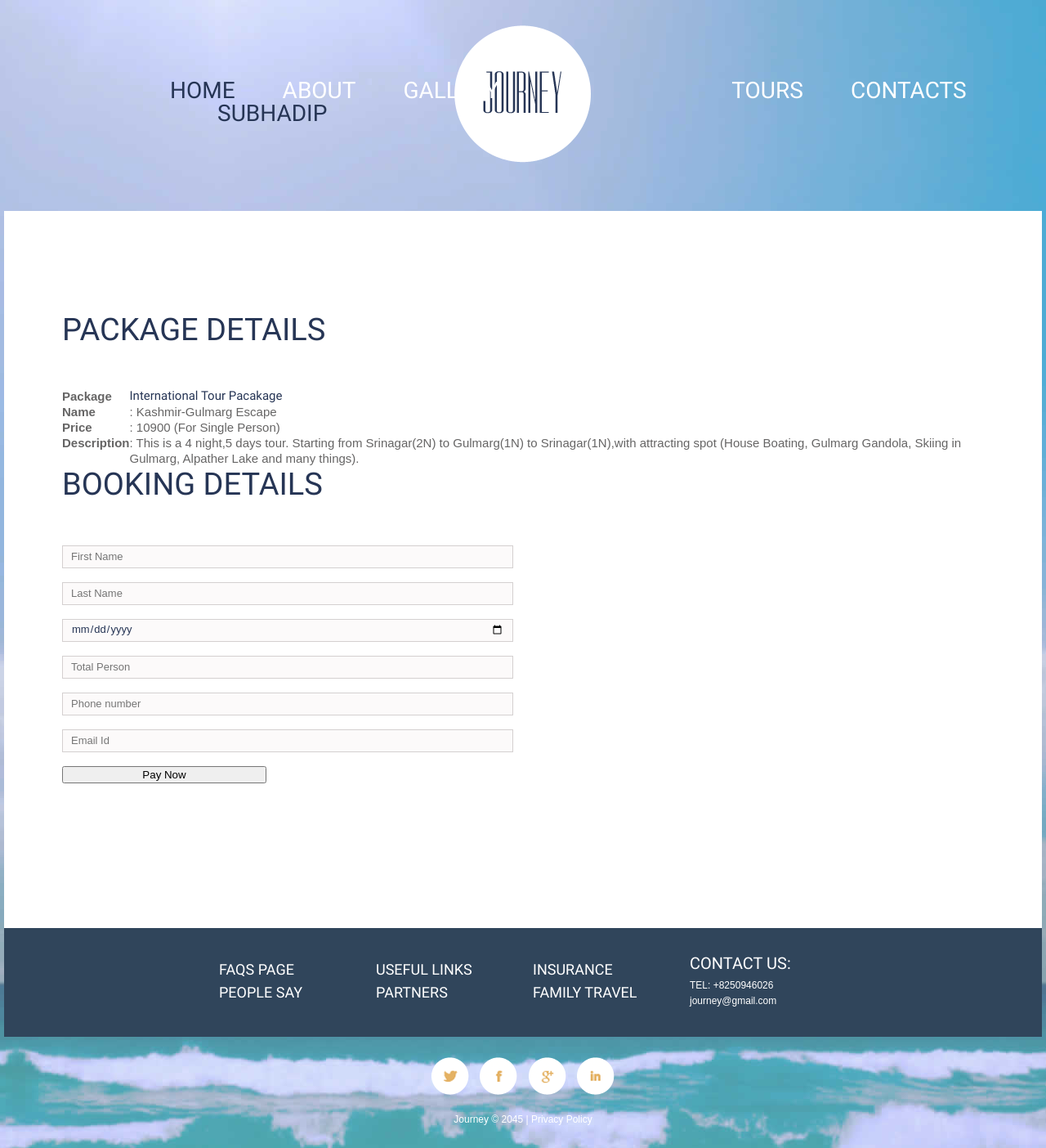
Screenshot of /booking.php?package_id=6 (signed in) with the database file from the repository.
### tables this page shows
CREATE TABLE `package` (
  `id` int(11) NOT NULL,
  `package` varchar(200) NOT NULL,
  `name` varchar(200) NOT NULL,
  `description` text NOT NULL,
  `price` int(11) NOT NULL,
  `photo` varchar(200) NOT NULL
);

### booking.php (the view, shortened to what this page needs)
<!DOCTYPE html>
<html lang="en">
<head>
<link rel="stylesheet" href="css/style.css">
<link rel="stylesheet" href="css/form.css">
</head>
<body>
<div id="wrapper" class="inner_page contacts_page">
<?php include("elements/header.php");
	if(isset($_GET['package_id']))
	{
		$package_id = $_GET['package_id'];
		$sql = "select *from package where id = ".$package_id;
		include('dbcon.php');
		$res = mysqli_query($con, $sql);
		$row = mysqli_fetch_assoc($res);
	}
?>
<div class="main">
  <div class="content">
    <div class="container_12">
		<div class="grid_12">
			<h3>Package Details</h3>
			<table>
				<tr>
					<th>Package</th>
					<td>
						<?php
						    $package = "";
							if($row['package'] == 1)
							{
								$package = "India Tour Pacakage";
							}
							else if($row['package'] == 2)
							{
								$package = "India Special Pacakage";
							}
							else if($row['package'] == 3)
							{
								$package = "International Tour Pacakage";
							}
							echo "<h1>".$package."</h1>";
						?>
					</td>
				</tr>
				<tr>
					<th>Name</th>
					<td>: <?php echo $row['name']; ?></td>
				</tr>
				<tr>
					<th>Price</th>
					<td>: <?php echo $row['price']; ?> (For Single Person)</td>
				</tr>
				<tr>
					<th>Description</th>
					<td>: <?php echo $row['description']; ?></td>
				</tr>
			</table>
		</div>
      <div class="grid_6">
        <h3>Booking Details</h3>
        <div id="form">
          <fieldset>
          <label class="First Name">
              <input type="text" placeholder="First Name" name="fname" id="fname">
              <br class="clear">
              <span class="error error-empty">*This is not a valid First Name.</span><span class="empty error-empty">*This field is required.</span> </label>
              <label class="Last Name">
              <input type="text" placeholder="Last Name" name="lname" id="lname">
              <br class="clear">
              <span class="error error-empty">*This is not a valid Last Name.</span><span class="empty error-empty">*This field is required.</span> </label>
          <label class="Booking Date">
          <input type="date" placeholder="Booking Date" name="booking_date" id="booking_date">
              <br class="clear">
              <span class="error error-empty">*This is not a valid booking date.</span><span class="empty error-empty">*This field is required.</span> </label>
            <label class="Total Person">
              <input type="numbrer" placeholder="Total Person" name="total_person" id="total_person">
              <br class="clear">
              <span class="error error-empty">*This is not a valid no of persson.</span><span class="empty error-empty">*This field is required.</span> </label>
              <label class="Phone Number">
              <input type="number" placeholder="Phone number" name="phoneno" id="phoneno">
              <br class="clear">
              <span class="error error-empty">*This is not a valid Phone number.</span><span class="empty error-empty">*This field is required.</span> </label>
              <label class="Email Id">
              <input type="text" placeholder="Email Id" name="emailid" id="emailid">
              <br class="clear">
              <span class="error error-empty">*This is not a valid Email.</span><span class="empty error-empty">*This field is required.</span> </label>
              <button type="submit" onclick="paynow()" value="Pay Now" style="width:250px; margin-bottom:30px; text-align:center;">Pay Now</button>
              <br class="clear">
              </div>
              <br class="clear">
        </div>
    </div>
  </div>
  <div class="bottom_block">
    <div class="container_12">
      <div class="grid_2 prefix_2">
        <ul>
          <li><a href="#">FAQS Page</a></li>
          <li><a href="#">People Say</a></li>
        </ul>
      </div>
      <div class="grid_2">
        <ul>
          <li><a href="#">Useful links</a></li>
          <li><a href="#">Partners</a></li>
        </ul>
      </div>
      <div class="grid_2">
        <ul>
          <li><a href="#">Insurance</a></li>
          <li><a href="#">Family Travel</a></li>
        </ul>
      </div>
      <div class="grid_2">
      <h4>Contact Us:</h4>
        TEL: +8250946026<br>
        <a href="#">journey@gmail.com</a> </div>
    </div>
  </div>
</div>
<?php include("elements/footer.php");?>
</body>
</html>

### css/style.css (style rules this page uses)
input { outline: none !important; }
html { width: 100%; }
* { -webkit-text-size-adjust: none; }
body { font: 13px/19px Arial, Helvetica, sans-serif; color:#666565; position:relative; min-width:960px; background: #000; background: url(../images/bg_body.jpg) center 0 no-repeat #d6bba0; }
h1, h2, h3, h4, h5, h6 { font-weight: normal; font-family: 'Pathway Gothic One', sans-serif; color: #263555; }
h3 { font-size: 38px; line-height: 44px; color: #263555; text-transform: uppercase; margin-bottom: 50px; }
h4 { font-size: 20px; line-height: 20px; font-weight: 300; font-family: 'Open Sans Condensed', sans-serif; color: #fff; text-transform: uppercase; padding-top: 33px; margin-bottom: 8px; }
ul { padding: 0; margin: 0; list-style: none; }
a { text-decoration: none; color: inherit; outline: none; transition: 0.5s ease; -o-transition: 0.5s ease; -webkit-transition: 0.5s ease; }
.main { background: #fff; width: 1270px; margin: 0 auto; }
.content { padding-top: 123px; padding-bottom: 128px; }
.bottom_block { background-color: #30455b; color: #ffffff; font-size: 12px; padding-bottom: 34px; }
.bottom_block ul li { font: 18px/18px 'Open Sans Condensed', sans-serif; text-transform: uppercase; }
.bottom_block ul li+li { margin-top: 10px; }
.bottom_block ul { padding-top: 42px; }

### css/form.css (style rules this page uses)
#form { padding-top: 3px; }
#form input { color:#263555; border: 1px solid #d4d0d0; padding: 4px 10px 6px; width: 100%; background-color: #fcfafa; text-transform: none; height: 28px; float:left; font: 13px/18px Arial, Helvetica, sans-serif; box-sizing: border-box; -moz-box-sizing: border-box; -webkit-box-sizing: border-box; }
#form label { position:relative; display: block; min-height: 45px; width: 100%; float: left; }

### css/grid.css (style rules this page uses)
body { min-width: 1152px; }
.container_12 { margin-left: auto; margin-right: auto; width: 1152px; }
.grid_1, .grid_2, .grid_3, .grid_4, .grid_5, .grid_6, .grid_7, .grid_8, .grid_9, .grid_10, .grid_11, .grid_12 { display:inline; float: left; position: relative; margin-left: 12px; margin-right: 12px; }
.container_12 .grid_2 { width:168px; }
.container_12 .grid_6 { width:552px; }
.container_12 .grid_12 { width:1128px; }
.container_12 .prefix_2 { padding-left:192px; }

### booking.php (style rules this page uses)
th, td { text-align:left; font-size: 15px; }

### rows the page displays
package: package "International Tour Pacakage", name "Kashmir-Gulmarg Escape", price "10900", description "This is a 4 night,5 days tour. Starting from Srinagar(2N) to Gulmarg(1N) to Srinagar(1N),with attracting spot (House Boating, Gulmarg Gandola, Skiing in Gulmarg, Alpather Lake and many things)."

### other values shown
$_SESSION['user']['firstname'] "SUBHADIP"
